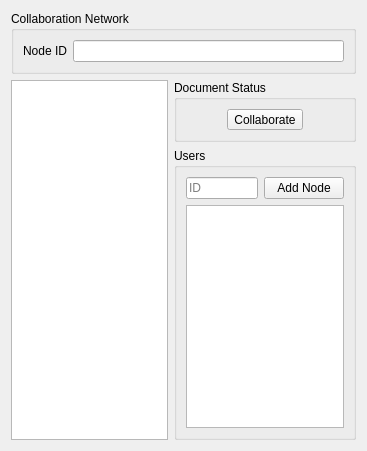
<?xml version="1.0" encoding="UTF-8"?>
<ui version="4.0">
 <class>Form</class>
 <widget class="QWidget" name="Form">
  <property name="geometry">
   <rect>
    <x>0</x>
    <y>0</y>
    <width>367</width>
    <height>451</height>
   </rect>
  </property>
  <property name="windowTitle">
   <string>Form</string>
  </property>
  <layout class="QVBoxLayout" name="verticalLayout_3">
   <item>
    <widget class="QGroupBox" name="groupBox_2">
     <property name="sizePolicy">
      <sizepolicy hsizetype="Preferred" vsizetype="Preferred">
       <horstretch>0</horstretch>
       <verstretch>0</verstretch>
      </sizepolicy>
     </property>
     <property name="title">
      <string>Collaboration Network</string>
     </property>
     <layout class="QHBoxLayout" name="horizontalLayout_4">
      <item>
       <widget class="QLabel" name="label_3">
        <property name="text">
         <string>Node ID</string>
        </property>
       </widget>
      </item>
      <item>
       <widget class="QLineEdit" name="ID">
        <property name="readOnly">
         <bool>true</bool>
        </property>
       </widget>
      </item>
     </layout>
    </widget>
   </item>
   <item>
    <layout class="QHBoxLayout" name="horizontalLayout_3">
     <property name="sizeConstraint">
      <enum>QLayout::SetMaximumSize</enum>
     </property>
     <item>
      <widget class="QListView" name="DocumentList"/>
     </item>
     <item>
      <layout class="QVBoxLayout" name="verticalLayout_2">
       <item>
        <widget class="QGroupBox" name="groupBox_3">
         <property name="title">
          <string>Document Status</string>
         </property>
         <layout class="QHBoxLayout" name="horizontalLayout_2">
          <item>
           <widget class="QToolButton" name="Collaborate">
            <property name="sizePolicy">
             <sizepolicy hsizetype="Maximum" vsizetype="Fixed">
              <horstretch>0</horstretch>
              <verstretch>0</verstretch>
             </sizepolicy>
            </property>
            <property name="text">
             <string>Collaborate</string>
            </property>
           </widget>
          </item>
         </layout>
        </widget>
       </item>
       <item>
        <widget class="QGroupBox" name="groupBox">
         <property name="title">
          <string>Users</string>
         </property>
         <layout class="QVBoxLayout" name="verticalLayout">
          <item>
           <layout class="QHBoxLayout" name="horizontalLayout">
            <item>
             <widget class="QLineEdit" name="NodeInput">
              <property name="text">
               <string/>
              </property>
              <property name="placeholderText">
               <string>ID</string>
              </property>
             </widget>
            </item>
            <item>
             <widget class="QPushButton" name="AddNode">
              <property name="text">
               <string>Add Node</string>
              </property>
             </widget>
            </item>
           </layout>
          </item>
          <item>
           <widget class="QListView" name="NodeList"/>
          </item>
         </layout>
        </widget>
       </item>
      </layout>
     </item>
    </layout>
   </item>
  </layout>
 </widget>
 <resources/>
 <connections/>
</ui>
